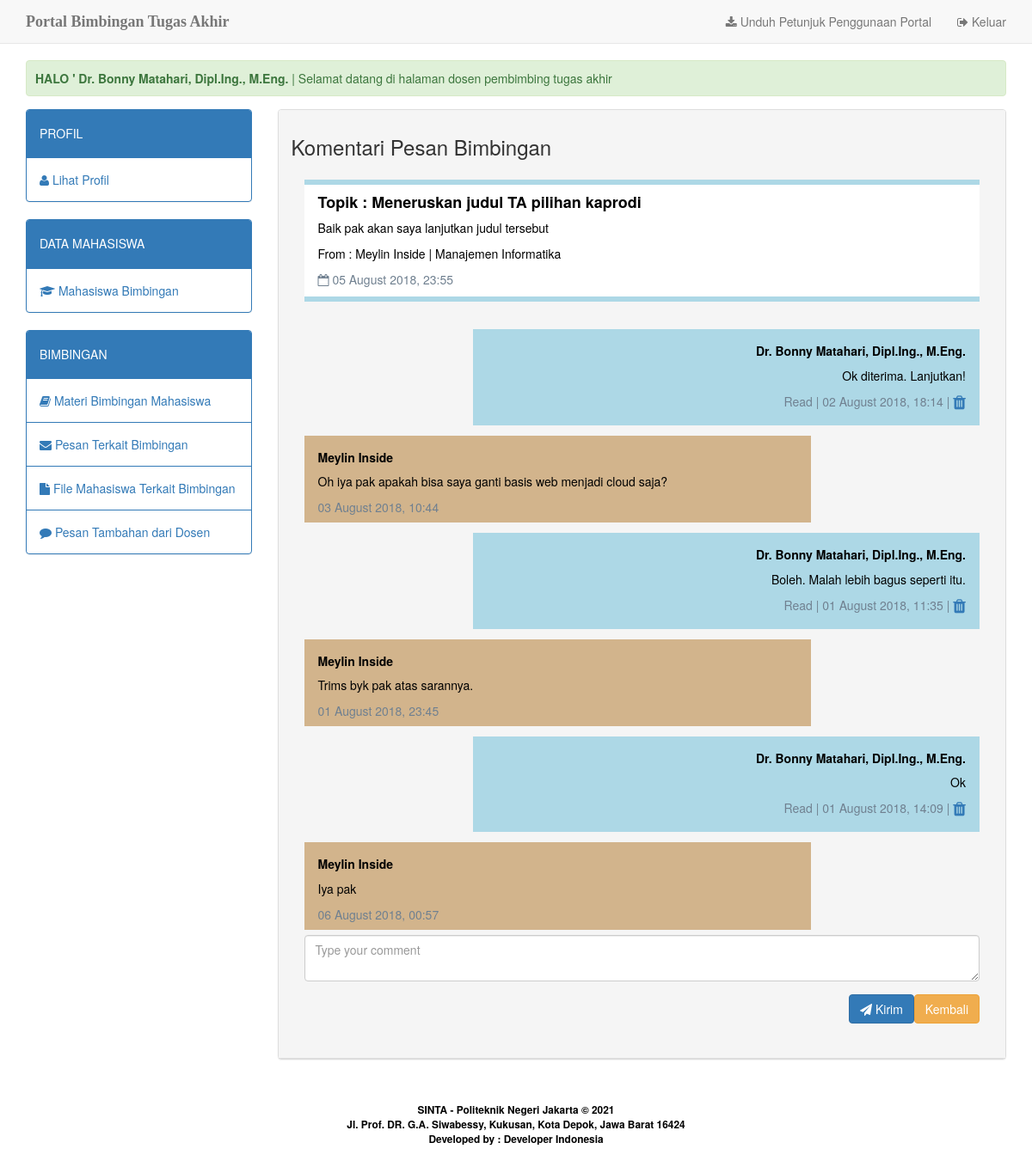
Screenshot of /home.php?apps=pesan&act=viewchat&id=3 (signed in) with the database file from the repository.
### tables this page shows
CREATE TABLE `dosen` (
  `id_dosen` int(3) NOT NULL,
  `nip_dosen` char(18) NOT NULL,
  `nm_dosen` varchar(50) NOT NULL,
  `no_telp` char(12) DEFAULT NULL,
  `username` char(10) NOT NULL,
  `password` char(10) NOT NULL,
  `status_user` varchar(5) NOT NULL DEFAULT 'dosen'
);

CREATE TABLE `chat_mhs` (
  `id_chatmhs` int(10) NOT NULL,
  `dosen_penerima` int(3) NOT NULL,
  `mhs_pengirim` int(10) NOT NULL,
  `id_subject` int(10) NOT NULL,
  `topik_pesan` varchar(100) NOT NULL,
  `pesan` text NOT NULL,
  `tgl` datetime NOT NULL DEFAULT CURRENT_TIMESTAMP ON UPDATE CURRENT_TIMESTAMP
);

CREATE TABLE `mahasiswa` (
  `nim` int(11) NOT NULL,
  `nm_mhs` varchar(30) NOT NULL,
  `th_bimbingan` year(4) NOT NULL,
  `id_prodi` int(2) NOT NULL,
  `id_dosen` int(3) NOT NULL,
  `foto` varchar(30) NOT NULL DEFAULT 'default.jpg',
  `username` char(10) NOT NULL,
  `password` char(10) NOT NULL,
  `status_user` varchar(9) NOT NULL DEFAULT 'mahasiswa'
);

CREATE TABLE `prodi` (
  `id_prodi` int(2) NOT NULL,
  `nama_prodi` varchar(30) NOT NULL,
  `jenjang` varchar(5) NOT NULL
);

CREATE TABLE `comment_bimbingan` (
  `id_comment` int(10) NOT NULL,
  `pengirim` enum('mahasiswa','dosen') NOT NULL,
  `comment` text NOT NULL,
  `id_chatmhs` int(5) NOT NULL,
  `tgl` datetime NOT NULL DEFAULT CURRENT_TIMESTAMP ON UPDATE CURRENT_TIMESTAMP,
  `status_read` enum('0','1') NOT NULL DEFAULT '0'
);

### apps/app_pesan/dosenviewchat.php (the view, shortened to what this page needs)
<div class="panel panel-default">
	<div class="panel-heading">
		<span>
			<h3>Komentari Pesan Bimbingan</h3>
		</span>
<div class="panel-body">
<?php
	$id = $_GET['id'];
	$edit = $db_con->query("SELECT chat_mhs.*, subject.subject, mahasiswa.nm_mhs, prodi.nama_prodi FROM chat_mhs, subject, mahasiswa, prodi WHERE chat_mhs.id_subject=subject.id_subject && id_chatmhs='$id' && chat_mhs.mhs_pengirim=mahasiswa.nim && mahasiswa.id_prodi=prodi.id_prodi");
	$row = $edit->fetch(PDO::FETCH_ASSOC);
?>
<div class="w3-panel2 w3-subject w3-topbar w3-bottombar w3-border-color">
<h4><strong>Topik : <?php echo $row['topik_pesan']; ?></strong></h4>
<p><?php echo $row['pesan']; ?></p>
<p>From : <?php echo $row['nm_mhs']; ?> | <?php echo $row['nama_prodi']; ?></p>
<p class="color_text"><i class="fa fa-calendar-o"></i> <?php $tgl=date_create($row['tgl']); echo date_format($tgl, 'd F Y, H:i'); ?></p>
</div>
<?php
	$stmt = $db_con->prepare("SELECT comment_bimbingan.*, chat_mhs.id_chatmhs, dosen.nm_dosen, mahasiswa.nm_mhs FROM comment_bimbingan, chat_mhs, dosen, mahasiswa where  comment_bimbingan.id_chatmhs=chat_mhs.id_chatmhs && comment_bimbingan.id_chatmhs='$id' && chat_mhs.id_chatmhs='$id' && dosen.id_dosen='$_SESSION[user_session]' && mahasiswa.id_dosen=dosen.id_dosen && mahasiswa.nim=chat_mhs.mhs_pengirim ORDER BY id_comment ASC");
	$stmt->execute();
	while($row_2=$stmt->fetch(PDO::FETCH_ASSOC)) {
		if($row_2['pengirim']=="mahasiswa"){
?>
<div class="w3-panel w3-padding w3-dosen col-sm-9 col-sm-offset-0">
<h5><strong><?php echo $row_2['nm_mhs']; ?></strong></h5>
<p><?php echo $row_2['comment']; ?></p>
<span class="time-left"><?php $tgl2=date_create($row_2['tgl']); echo date_format($tgl2, 'd F Y, H:i'); ?></span>
</div>
<?php } else { ?>
<div class="w3-panel w3-padding w3-mhs w3-right-align col-sm-9 col-sm-offset-3">
<h5><strong><?php echo $row_2['nm_dosen']; ?></strong></h5>
<p><?php echo $row_2['comment']; ?></p>
<p class="time-right"><?php if ($row_2['status_read']=="1") { echo "Read"; } elseif ($row_2['status_read']=="0") { echo "Unread"; } ?> | <?php $tgl2=date_create($row_2['tgl']); echo date_format($tgl2, 'd F Y, H:i'); ?> | <a href="?apps=pesan&act=hapus&id=<?php echo $row_2['id_comment']; ?>" onclick="return confirm('Yakin untuk menghapus komentar?')" title="Delete"><i class="fa fa-trash fa-lg" aria-hidden="true"></i></a></p>
</div>
<?php } } ?>
		<form action="" method="POST" class="form-horizontal" role="form">
				<div class="form-group">
					<div class="col-sm-12">
						<textarea type="text" name="comment" placeholder="Type your comment" value="" id="input" class="form-control" required="required"></textarea>
					</div>
				</div>
				<div class="form-group">
					<div class="col-sm-12">
						<a href="?apps=pesan" class="letak-button btn btn-warning">Kembali</a>
						<button name="kirim_comment" type="submit" class="letak-button btn btn-primary"><span class="fa fa-send"></span> Kirim</button>
					</div>
				</div>
		</form>
</div>
</div>

### home.php (shortened to what this page needs)
<?php
	include_once 'dbconfig.php';
	$stmt = $db_con->prepare("SELECT * FROM dosen WHERE id_dosen=:uid");
	$stmt->execute(array(":uid"=>$_SESSION['user_session']));
	$row=$stmt->fetch(PDO::FETCH_ASSOC);
	$stmt2 = $db_con->prepare("SELECT * FROM mahasiswa WHERE nim=:uid");
	$stmt2->execute(array(":uid"=>$_SESSION['user_session']));
	$row2=$stmt2->fetch(PDO::FETCH_ASSOC);
	$stmt3 = $db_con->prepare("SELECT * FROM admin_prodi WHERE id_admin=:uid");
	$stmt3->execute(array(":uid"=>$_SESSION['user_session']));
	$row3=$stmt3->fetch(PDO::FETCH_ASSOC);
	$stmt4 = $db_con->prepare("SELECT * FROM kaprodi WHERE id_kaprodi=:uid");
	$stmt4->execute(array(":uid"=>$_SESSION['user_session']));
	$row4=$stmt4->fetch(PDO::FETCH_ASSOC);
?>
<!DOCTYPE html>
<html lang="en">
<head>
	<link href="assets/css/bootstrap.min.css" rel="stylesheet">
	<link href="assets/css/style.css" rel="stylesheet">
	<link href="assets/css/font-awesome.css" rel="stylesheet">
	<link href="assets/css/datatables.min.css" rel="stylesheet">
</head>
<body>
	<nav class="navbar navbar-default navbar-fixed-top">
		<div class="container">
			<div class="navbar-header">
				<a class="navbar-brand" href="./"><b>Portal Bimbingan Tugas Akhir</b><span class="style4"></span></a>
			</div>
			<div id="navbar" class="navbar-collapse collapse">
				<ul class="nav navbar-nav navbar-right">
					<?php if ($_SESSION['user_level']=='mahasiswa') {
			        echo "<li><a download href=petunjuk/mahasiswa.pdf><span class=\"fa fa-download\"></span> Unduh Petunjuk Penggunaan Portal</a></li>";
			        }
					elseif ($_SESSION['user_level']=='dosen') {
			        echo "<li><a download href=petunjuk/dosen.pdf><span class=\"fa fa-download\"></span> Unduh Petunjuk Penggunaan Portal</a></li>";
			        }
					elseif ($_SESSION['user_level']=='kaprodi') {
			        echo "<li><a download href=petunjuk/kaprodi.pdf><span class=\"fa fa-download\"></span> Unduh Petunjuk Penggunaan Portal</a></li>";
			        }
					 ?>
					<li><a href="logout.php"><span class="fa fa-sign-out"></span> Keluar</a></li>
				</ul>
			</div>
		</div>
	</nav>
	<div class="body-container">
		<div class="container">
			<div class='alert alert-success'>
				<marquee>
					<strong>HALO ' <?php
					if ($_SESSION['user_level']=='dosen') {echo $row['nm_dosen'];}
					elseif ($_SESSION['user_level']=='mahasiswa') {echo $row2['nm_mhs'];}
					elseif ($_SESSION['user_level']=='admin') {echo $row3['nm_admin'];}
					elseif ($_SESSION['user_level']=='kaprodi') {echo $row4['nm_kaprodi'];}
				?></strong> | Selamat datang di halaman <?php
					if ($_SESSION['user_level']=='dosen') {echo "dosen pembimbing tugas akhir";}
					elseif ($_SESSION['user_level']=='mahasiswa') {echo "mahasiswa";}
					elseif ($_SESSION['user_level']=='admin') {echo "administrator";}
					elseif ($_SESSION['user_level']=='kaprodi') {echo "kepala prodi";}
				?>
				</marquee>
			</div>
			<div class="row">
				<div class="col-md-3">
					<?php include 'apps/menu.php'; ?>
				</div>
				<div class="col-md-9">
					<?php include 'apps/content.php'; ?>
				</div>
			</div>
		</div>
		<center>
			<p>&nbsp;</p>
			<p><small style="color: #fff"><span class="style3" style="font-weight: bold;">SINTA - Politeknik Negeri
						Jakarta &copy; <?php echo date('Y');?></span><br>
					<strong><span class="style3"><span class="style3">Jl. Prof. DR. G.A. Siwabessy, Kukusan, Kota Depok,
								Jawa Barat 16424<br>
								Developed by : Developer Indonesia
							</span></strong></small> </p>
		</center>
	</div>
	</div>
</body>
</html>

### assets/css/style.css (style rules this page uses)
body { background:#f1f9f9; }
.body-container { margin-top:70px; }
.navbar-brand { font-family:"Lucida Handwriting"; }

### home.php (style rules this page uses)
.style3 { color: #000000 }

### apps/app_pesan/dosenviewchat.php (style rules this page uses)
.w3-padding { padding:8px 16px!important }
.w3-panel { padding:0.01em 16px; margin-top:6px;margin-bottom:6px; }
.w3-panel2 { padding:0.01em 16px; margin-top:0px;margin-bottom:26px; }
.w3-topbar { border-top:6px solid #ccc!important }
.w3-bottombar { border-bottom:6px solid #ccc!important }
.w3-border-color,.w3-hover-border-amber:hover { border-color:#add8e6!important }
.w3-subject,.w3-hover-teal:hover { color:#000!important;background-color:#ffffff!important }
.w3-mhs,.w3-hover-teal:hover { color:#000!important;background-color:#add8e6!important }
.w3-dosen,.w3-hover-khaki:hover { color:#000!important;background-color:#d2b48c!important }
.w3-right-align { text-align:right!important }
.letak-button { float: right; }
.time-right { float: right; color: #708090; }
.time-left { float: left; color: #708090; }
.color_text { color: #708090; }

### rows the page displays
dosen: nm_dosen "Dr. Bonny Matahari, Dipl.Ing., M.Eng."
chat_mhs: topik_pesan "Meneruskan judul TA pilihan kaprodi", pesan "Baik pak akan saya lanjutkan judul tersebut", mhs_pengirim.nm_mhs "Meylin Inside", prodi.nama_prodi "Manajemen Informatika", tgl "05 August 2018, 23:55"
comment_bimbingan: dosen.nm_dosen "Dr. Bonny Matahari, Dipl.Ing., M.Eng.", comment "Ok diterima. Lanjutkan!", status_read "Read", tgl "02 August 2018, 18:14"
comment_bimbingan: mahasiswa.nm_mhs "Meylin Inside", comment "Oh iya pak apakah bisa saya ganti basis web menjadi cloud saja?", tgl "03 August 2018, 10:44"
comment_bimbingan: dosen.nm_dosen "Dr. Bonny Matahari, Dipl.Ing., M.Eng.", comment "Boleh. Malah lebih bagus seperti itu.", status_read "Read", tgl "01 August 2018, 11:35"
comment_bimbingan: mahasiswa.nm_mhs "Meylin Inside", comment "Trims byk pak atas sarannya.", tgl "01 August 2018, 23:45"
comment_bimbingan: dosen.nm_dosen "Dr. Bonny Matahari, Dipl.Ing., M.Eng.", comment "Ok", status_read "Read", tgl "01 August 2018, 14:09"
comment_bimbingan: mahasiswa.nm_mhs "Meylin Inside", comment "Iya pak", tgl "06 August 2018, 00:57"
